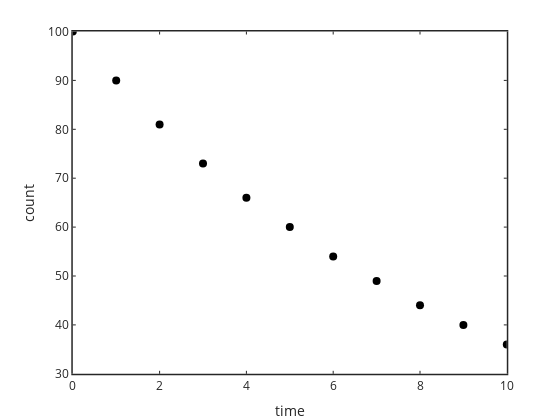

Write notebook code for a chart like this one.
### Markdown cell above
# simulate first order kinetics

### Code cell
%insert data

data=[...
%time   count
0        100
1         90
2         81
3         73
4         66
5         60
6         54 
7         49
8         44
9         40
10        36
];

time=data(:,1); count=data(:,2);

plot(time,count,'ko','markersize',8,'markerfacecolor','b')
set(gca,'linewidth',1.5,'fontsize',12)
xlabel('time','fontsize',14); ylabel('count','fontsize',14)

### Figure 1 — Plotly figure (JSON) as saved in the notebook; plotly's stock layout.template omitted (floating-point values rounded to 4 significant figures)
{"data": [{"line": {"color": "rgb(0, 0, 0)", "width": 0.5}, "marker": {"color": "rgb(0, 0, 0)", "line": {"color": "rgb(0, 0, 0)"}, "size": 8, "symbol": "circle"}, "mode": "markers", "name": "", "showlegend": false, "type": "scatter", "visibility": true, "x": [0, 1, 2, 3, 4, 5, 6, 7, 8, 9, 10], "xaxis": "x", "y": [100, 90, 81, 73, 66, 60, 54, 49, 44, 40, 36], "yaxis": "y"}], "layout": {"height": 420, "hovermode": "closest", "margin": {"b": 0, "l": 0, "r": 0, "t": 0}, "plot_bgcolor": "rgba(0, 0, 0, 0)", "showlegend": false, "width": 560, "xaxis": {"anchor": "y", "autorange": false, "domain": [0.13, 0.905], "exponentformat": "none", "gridcolor": "rgba(38,38,38,0.15)", "gridwidth": 1.5, "linecolor": "rgb(38,38,38)", "linewidth": 1.5, "mirror": "ticks", "range": [0, 10], "showgrid": false, "showline": true, "side": "bottom", "spikedash": "solid", "spikemode": "across", "spikesides": false, "spikethickness": 1, "tickangle": 0, "tickcolor": "rgb(38,38,38)", "tickfont": {"color": "rgb(38,38,38)", "size": 12}, "ticklen": 3, "ticks": "inside", "ticktext": ["0", "2", "4", "6", "8", "10"], "tickvals": [0, 2, 4, 6, 8, 10], "title": {"font": {"color": "rgb(38,38,38)", "size": 14}, "text": "time"}, "type": "linear", "visible": true, "zeroline": false}, "yaxis": {"anchor": "x", "autorange": false, "domain": [0.11, 0.925], "exponentformat": "none", "gridcolor": "rgba(38,38,38,0.15)", "gridwidth": 1.5, "linecolor": "rgb(38,38,38)", "linewidth": 1.5, "mirror": "ticks", "range": [30, 100], "showgrid": false, "showline": true, "side": "left", "spikedash": "solid", "spikemode": "across", "spikesides": false, "spikethickness": 1, "tickangle": 0, "tickcolor": "rgb(38,38,38)", "tickfont": {"color": "rgb(38,38,38)", "size": 12}, "ticklen": 3, "ticks": "inside", "ticktext": ["30", "40", "50", "60", "70", "80", "90", "100"], "tickvals": [30, 40, 50, 60, 70, 80, 90, 100], "title": {"font": {"color": "rgb(38,38,38)", "size": 14}, "text": "count"}, "type": "linear", "visible": true, "zeroline": false}}}
